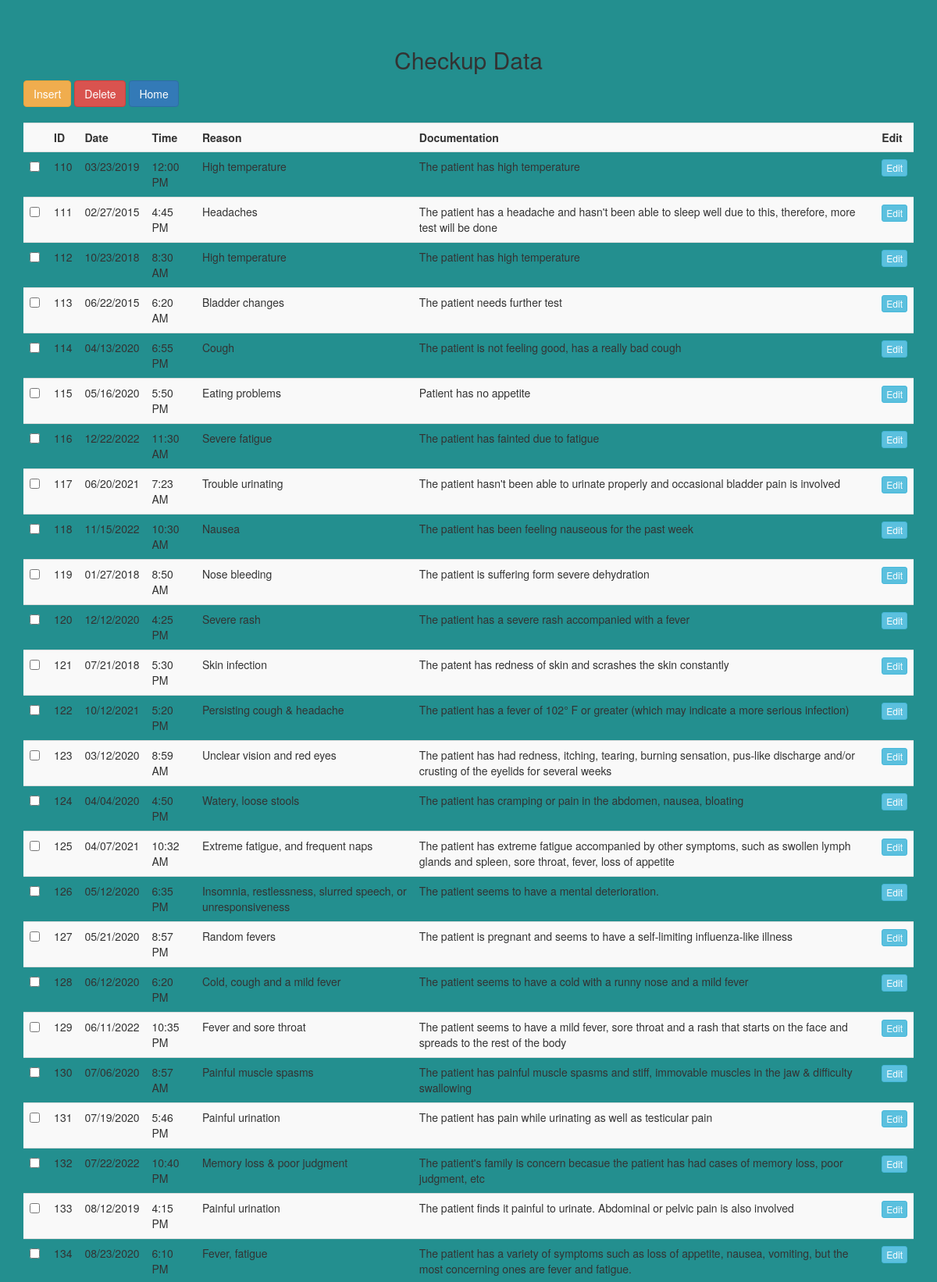
/Checkup/medical_check_up.php (upper part), run on the app's committed database.
### tables this page shows
CREATE TABLE Medical_Check_up(
    Medical_Check_up_ID INT NOT NULL,
    Medical_Check_up_date VARCHAR(255) NOT NULL,
    Medical_Check_up_time VARCHAR(255) NOT NULL,
    Medical_Check_up_reason VARCHAR(255) NOT NULL,
    Medical_Check_up_documentation VARCHAR(255) NOT NULL,

    primary key(Medical_Check_up_ID));

### Checkup/medical_check_up.php (the view, shortened to what this page needs)
<?php
include '../connection.php';
$query = "SELECT * FROM Medical_Check_up";
$result = mysqli_query($connection, $query);
?>
<!DOCTYPE html>
<html>
<head>
    <link rel="stylesheet" href="https://maxcdn.bootstrapcdn.com/font-awesome/4.7.0/css/font-awesome.min.css">
    <link rel="stylesheet" href="https://maxcdn.bootstrapcdn.com/bootstrap/3.3.7/css/bootstrap.min.css">
    <link rel="stylesheet" href="../css/registrationStyle.css">
</head>
<body>
    <br /><br />
    <div class="container">
        <h2 align="center">Checkup Data</h2>
        <div class="table-wrapper">
            <div class="table-title">
                <div class="row">
                    <div class="col-sm-6">
                        <a type="button" name="add" id="add" class="btn btn-warning" href="MedicalInsert.php"
                            data-target="#add_data_Modal">Insert</a>
                        <a type="button" name="btn_delete" id="btn_delete" class="btn btn-danger"
                            href="MedicalDelete.php">Delete</a>
                        <a type="button" class="btn btn-primary" href="../roles/admin.php">Home</a>
                    </div>
                </div>
            </div>
            <br />
            <div id="user">
                <table class="table table-striped table-hover">
                    <tr>
                        <th>
                        </th>
                        <th>ID</th>
                        <th>Date</th>
                        <th>Time</th>
                        <th>Reason</th>
                        <th>Documentation</th>
                        <th>Edit</th>
                    </tr>
                    <?php
                    while ($row = mysqli_fetch_array($result)) {
                    ?>
                    <tr>
                        <td>
                            <span class="custom-checkbox">
                                <input type="checkbox" id="checkbox1" name="checkbox"
                                    value="<?php echo $row["Medical_Check_up_ID"]; ?>">
                            </span>
                        </td>
                        <td><?php echo $row["Medical_Check_up_ID"]; ?></td>
                        <td><?php echo $row["Medical_Check_up_date"]; ?></td>
                        <td><?php echo $row["Medical_Check_up_time"]; ?></td>
                        <td><?php echo $row["Medical_Check_up_reason"]; ?></td>
                        <td><?php echo $row["Medical_Check_up_documentation"]; ?></td>
                        <td><a type="button" name="edit" value="Edit" href="MedicalUpdate.php"
                                class="btn btn-info btn-xs edit_data">Edit</a></td>
                    </tr>
                    <?php
                    }
                    ?>
                </table>
            </div>
        </div>
    </div>
</body>
</html>

### css/registrationStyle.css (style rules this page uses)
body { background: rgb(35, 143, 143); }

### data on the page
medical_check_up: Medical_Check_up_ID "110", Medical_Check_up_date "03/23/2019", Medical_Check_up_time "12:00 PM", Medical_Check_up_reason "High temperature", Medical_Check_up_documentation "The patient has high temperature"
medical_check_up: Medical_Check_up_ID "111", Medical_Check_up_date "02/27/2015", Medical_Check_up_time "4:45 PM", Medical_Check_up_reason "Headaches", Medical_Check_up_documentation "The patient has a headache and hasn't been able to sleep well due to this, therefore, more test will be done"
medical_check_up: Medical_Check_up_ID "112", Medical_Check_up_date "10/23/2018", Medical_Check_up_time "8:30 AM", Medical_Check_up_reason "High temperature", Medical_Check_up_documentation "The patient has high temperature"
medical_check_up: Medical_Check_up_ID "113", Medical_Check_up_date "06/22/2015", Medical_Check_up_time "6:20 AM", Medical_Check_up_reason "Bladder changes", Medical_Check_up_documentation "The patient needs further test"
medical_check_up: Medical_Check_up_ID "114", Medical_Check_up_date "04/13/2020", Medical_Check_up_time "6:55 PM", Medical_Check_up_reason "Cough", Medical_Check_up_documentation "The patient is not feeling good, has a really bad cough"
medical_check_up: Medical_Check_up_ID "115", Medical_Check_up_date "05/16/2020", Medical_Check_up_time "5:50 PM", Medical_Check_up_reason "Eating problems", Medical_Check_up_documentation "Patient has no appetite"
medical_check_up: Medical_Check_up_ID "116", Medical_Check_up_date "12/22/2022", Medical_Check_up_time "11:30 AM", Medical_Check_up_reason "Severe fatigue", Medical_Check_up_documentation "The patient has fainted due to fatigue"
medical_check_up: Medical_Check_up_ID "117", Medical_Check_up_date "06/20/2021", Medical_Check_up_time "7:23 AM", Medical_Check_up_reason "Trouble urinating", Medical_Check_up_documentation "The patient hasn't been able to urinate properly and occasional bladder pain is involved"
medical_check_up: Medical_Check_up_ID "118", Medical_Check_up_date "11/15/2022", Medical_Check_up_time "10:30 AM", Medical_Check_up_reason "Nausea", Medical_Check_up_documentation "The patient has been feeling nauseous for the past week"
medical_check_up: Medical_Check_up_ID "119", Medical_Check_up_date "01/27/2018", Medical_Check_up_time "8:50 AM", Medical_Check_up_reason "Nose bleeding", Medical_Check_up_documentation "The patient is suffering form severe dehydration"
medical_check_up: Medical_Check_up_ID "120", Medical_Check_up_date "12/12/2020", Medical_Check_up_time "4:25 PM", Medical_Check_up_reason "Severe rash", Medical_Check_up_documentation "The patient has a severe rash accompanied with a fever"
medical_check_up: Medical_Check_up_ID "121", Medical_Check_up_date "07/21/2018", Medical_Check_up_time "5:30 PM", Medical_Check_up_reason "Skin infection", Medical_Check_up_documentation "The patent has redness of skin and scrashes the skin constantly"
medical_check_up: Medical_Check_up_ID "122", Medical_Check_up_date "10/12/2021", Medical_Check_up_time "5:20 PM", Medical_Check_up_reason "Persisting cough & headache", Medical_Check_up_documentation "The patient has a fever of 102° F or greater (which may indicate a more serious infection)"
medical_check_up: Medical_Check_up_ID "123", Medical_Check_up_date "03/12/2020", Medical_Check_up_time "8:59 AM", Medical_Check_up_reason "Unclear vision and red eyes", Medical_Check_up_documentation "The patient has had redness, itching, tearing, burning sensation, pus-like discharge and/or crusting of the eyelids for several weeks"
medical_check_up: Medical_Check_up_ID "124", Medical_Check_up_date "04/04/2020", Medical_Check_up_time "4:50 PM", Medical_Check_up_reason "Watery, loose stools", Medical_Check_up_documentation "The patient has cramping or pain in the abdomen, nausea, bloating"
medical_check_up: Medical_Check_up_ID "125", Medical_Check_up_date "04/07/2021", Medical_Check_up_time "10:32 AM", Medical_Check_up_reason "Extreme fatigue, and frequent naps", Medical_Check_up_documentation "The patient has extreme fatigue accompanied by other symptoms, such as swollen lymph glands and spleen, sore throat, fever, loss of appetite"
medical_check_up: Medical_Check_up_ID "126", Medical_Check_up_date "05/12/2020", Medical_Check_up_time "6:35 PM", Medical_Check_up_reason "Insomnia, restlessness, slurred speech, or unresponsiveness", Medical_Check_up_documentation "The patient seems to have a mental deterioration."
medical_check_up: Medical_Check_up_ID "127", Medical_Check_up_date "05/21/2020", Medical_Check_up_time "8:57 PM", Medical_Check_up_reason "Random fevers", Medical_Check_up_documentation "The patient is pregnant and seems to have a self-limiting influenza-like illness"
medical_check_up: Medical_Check_up_ID "128", Medical_Check_up_date "06/12/2020", Medical_Check_up_time "6:20 PM", Medical_Check_up_reason "Cold, cough and a mild fever", Medical_Check_up_documentation "The patient seems to have a cold with a runny nose and a mild fever"
medical_check_up: Medical_Check_up_ID "129", Medical_Check_up_date "06/11/2022", Medical_Check_up_time "10:35 PM", Medical_Check_up_reason "Fever and sore throat", Medical_Check_up_documentation "The patient seems to have a mild fever, sore throat and a rash that starts on the face and spreads to the rest of the body"
medical_check_up: Medical_Check_up_ID "130", Medical_Check_up_date "07/06/2020", Medical_Check_up_time "8:57 AM", Medical_Check_up_reason "Painful muscle spasms", Medical_Check_up_documentation "The patient has painful muscle spasms and stiff, immovable muscles in the jaw & difficulty swallowing"
medical_check_up: Medical_Check_up_ID "131", Medical_Check_up_date "07/19/2020", Medical_Check_up_time "5:46 PM", Medical_Check_up_reason "Painful urination", Medical_Check_up_documentation "The patient has pain while urinating as well as testicular pain"
medical_check_up: Medical_Check_up_ID "132", Medical_Check_up_date "07/22/2022", Medical_Check_up_time "10:40 PM", Medical_Check_up_reason "Memory loss & poor judgment", Medical_Check_up_documentation "The patient's family is concern becasue the patient has had cases of memory loss, poor judgment, etc"
medical_check_up: Medical_Check_up_ID "133", Medical_Check_up_date "08/12/2019", Medical_Check_up_time "4:15 PM", Medical_Check_up_reason "Painful urination", Medical_Check_up_documentation "The patient finds it painful to urinate. Abdominal or pelvic pain is also involved"
medical_check_up: Medical_Check_up_ID "134", Medical_Check_up_date "08/23/2020", Medical_Check_up_time "6:10 PM", Medical_Check_up_reason "Fever, fatigue", Medical_Check_up_documentation "The patient has a variety of symptoms such as loss of appetite, nausea, vomiting, but the most concerning ones are fever and fatigue."
